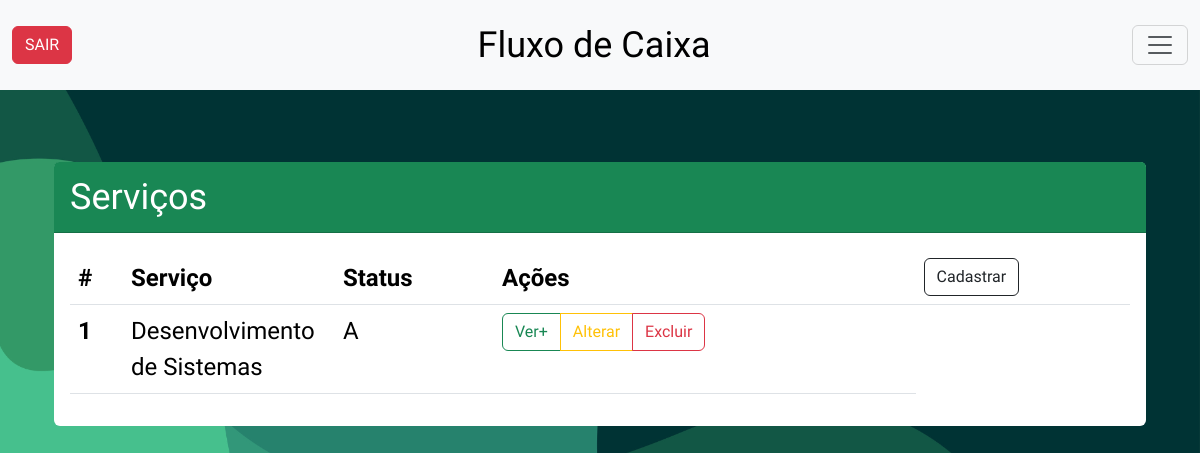
Page /dashboard.php?page=servico on the earlier database version.
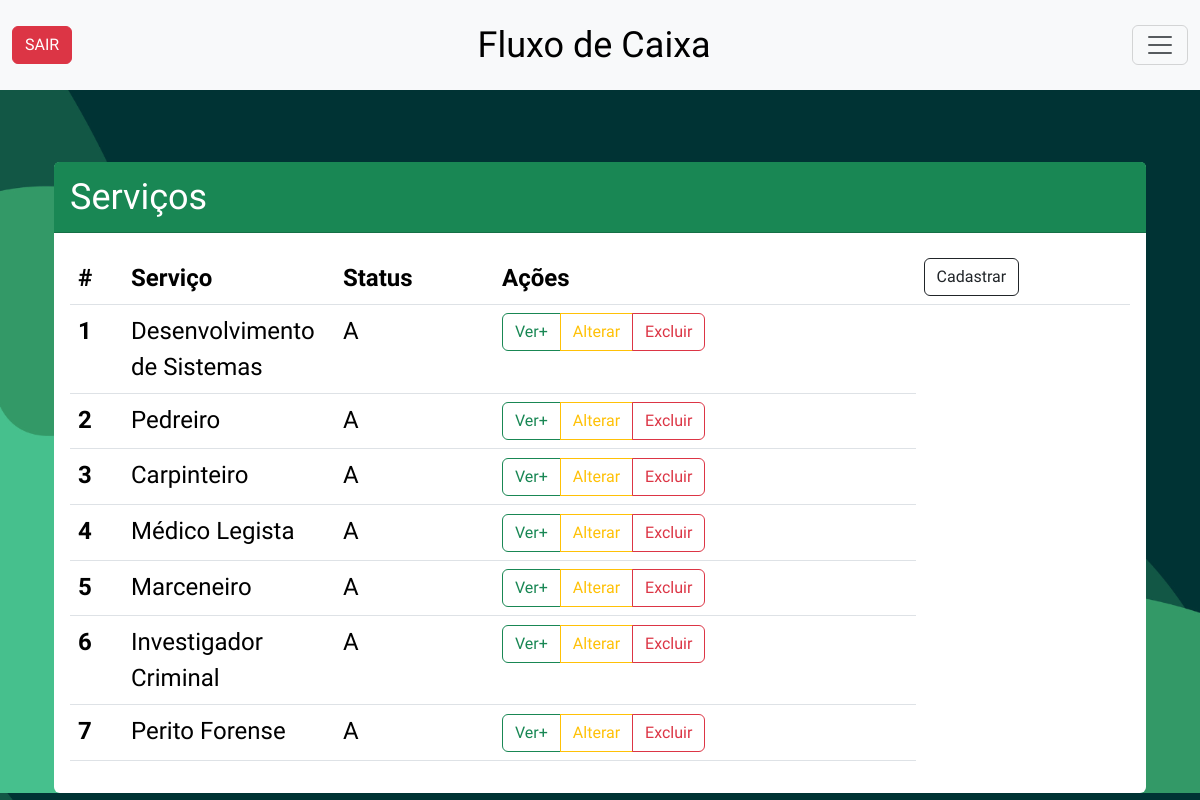
Same page on the later database version.
### tables this page shows
CREATE TABLE `servico` (
  `idservico` int(10) unsigned NOT NULL AUTO_INCREMENT,
  `servico` varchar(40) NOT NULL,
  `ativo` char(1) DEFAULT 'A',
  `cadastro` datetime DEFAULT current_timestamp(),
  `alteracao` timestamp NOT NULL DEFAULT current_timestamp() ON UPDATE current_timestamp(),
  PRIMARY KEY (`idservico`)
);

### tbservico.php (the view, shortened to what this page needs)
<br>
<br>
<div class="container">
  <div class="card" style="border: 0;">
    <div class="card-header bg-success text-white">
      Serviços
    </div>
    <div class="card-body">
      <table class="table">
        <thead>
          <tr>
            <th scope="col">#</th>
            <th scope="col">Serviço</th>
            <th scope="col">Status</th>
            <th scope="col">Ações</th>
            <th scope="col"><button class="btn btn-outline-dark " data-bs-toggle="modal" data-bs-target="#cadservi">Cadastrar</button></th>
          </tr>
        </thead>
        <tbody>
          <?php
          $conn = connection();
          $select = $conn->prepare("SELECT idservico, servico, ativo FROM servico");
          $select->execute();
          foreach ($select as $table) {
            $idservico = $table['idservico'];
            $servico = $table['servico'];
            $ativo = $table['ativo'];
          ?>
            <tr>
              <th scope="row" style="width:5%"><?php echo $idservico ?></th>
              <td style="width:20%"><?php echo $servico ?></td>
              <td style="width:15%"><?php echo $ativo ?></td>
              <td>
                <div class="btn-group" role="group" aria-label="Basic outlined example">
                  <button type="button" class="btn btn-outline-success" data-bs-toggle="modal" data-bs-target="#seemoreser<?php echo $idservico ?>">Ver+</button>
                  <button type="button" class="btn btn-outline-warning" data-bs-toggle="modal" data-bs-target="#altser<?php echo $idservico ?>">Alterar</button>
                  <button type="button" class="btn btn-outline-danger" data-bs-toggle="modal" data-bs-target="#delser<?php echo $idservico ?>">Excluir</button>
                </div>
              <?php
            }
              ?>
              </td>
            </tr>

### dashboard.php (shortened to what this page needs)
<!DOCTYPE html>
<html lang="pt-br">
<head>
    <link href="https://cdn.jsdelivr.net/npm/bootstrap@5.3.1/dist/css/bootstrap.min.css" rel="stylesheet" />
    <link rel="stylesheet" href="css/style.css" />
</head>
<body style="background-image: url('./img/Designsemnome.png');background-size: cover; ">
    <nav class="navbar bg-body-tertiary ">
        <div class="container-fluid">
            <a href="escolha.php" class="btn btn-danger">SAIR</a>
            <a class="navbar-brand" href="#">Fluxo de Caixa</a>
            <button class="navbar-toggler" type="button" data-bs-toggle="offcanvas" data-bs-target="#offcanvasNavbar" aria-controls="offcanvasNavbar" aria-label="Toggle navigation">
                <span class="navbar-toggler-icon"></span>
            </button>
        </div>
    </nav>
    <div class="container">
        <?php
        if (isset($_GET['page'])){
            if ($_GET['page'] == 'adm'){
                include_once('tbadm.php');
            }else if($_GET['page']=='cliente'){
                include_once('tbcliente.php');
            }else if($_GET['page']=='registro'){
                include_once('tbregistro.php');
            }else if($_GET['page']=='servico'){
                include_once('tbservico.php');
            }
        }else{
            echo "<center><h1 class='mt-5 text-white'>Bem Vindo!!!</h1></center>";
        };
        ?>
    </div>
</body>
</html>

### css/style.css (style rules this page uses)
body, head { padding: 0%; margin: 0%; color: black; font-family: 'Bebas Neue', sans-serif; font-family: 'League Gothic', sans-serif; font-size: 150%; }
.navbar-brand { font-size: 150%; padding: 10px; }
.card-header { font-size: 150%; }

Differences in the rows shown:
added servico: idservico "2", servico "Pedreiro", ativo "A"
added servico: idservico "3", servico "Carpinteiro", ativo "A"
added servico: idservico "4", servico "Médico Legista", ativo "A"
added servico: idservico "5", servico "Marceneiro", ativo "A"
added servico: idservico "6", servico "Investigador Criminal", ativo "A"
added servico: idservico "7", servico "Perito Forense", ativo "A"
